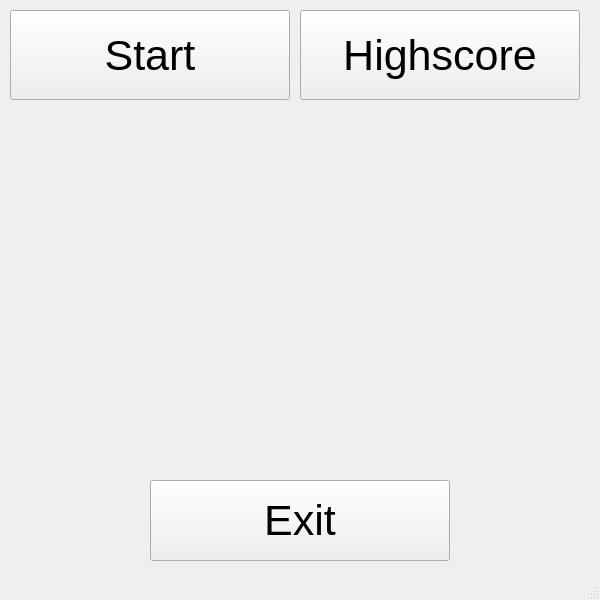
<?xml version="1.0" encoding="UTF-8"?>
<ui version="4.0">
 <class>StartPage</class>
 <widget class="QMainWindow" name="StartPage">
  <property name="geometry">
   <rect>
    <x>0</x>
    <y>0</y>
    <width>600</width>
    <height>600</height>
   </rect>
  </property>
  <property name="windowTitle">
   <string>MainWindow</string>
  </property>
  <widget class="QWidget" name="centralwidget">
   <widget class="QPushButton" name="startButton">
    <property name="geometry">
     <rect>
      <x>10</x>
      <y>10</y>
      <width>280</width>
      <height>90</height>
     </rect>
    </property>
    <property name="font">
     <font>
      <pointsize>32</pointsize>
     </font>
    </property>
    <property name="styleSheet">
     <string notr="true"/>
    </property>
    <property name="text">
     <string>Start</string>
    </property>
   </widget>
   <widget class="QPushButton" name="exitButton">
    <property name="geometry">
     <rect>
      <x>150</x>
      <y>480</y>
      <width>300</width>
      <height>81</height>
     </rect>
    </property>
    <property name="font">
     <font>
      <pointsize>32</pointsize>
     </font>
    </property>
    <property name="text">
     <string>Exit</string>
    </property>
   </widget>
   <widget class="QPushButton" name="highscoreButton">
    <property name="geometry">
     <rect>
      <x>300</x>
      <y>10</y>
      <width>280</width>
      <height>90</height>
     </rect>
    </property>
    <property name="font">
     <font>
      <pointsize>32</pointsize>
     </font>
    </property>
    <property name="text">
     <string>Highscore</string>
    </property>
   </widget>
   <zorder>startButton</zorder>
   <zorder>highscoreButton</zorder>
   <zorder>exitButton</zorder>
  </widget>
  <widget class="QMenuBar" name="menubar">
   <property name="geometry">
    <rect>
     <x>0</x>
     <y>0</y>
     <width>600</width>
     <height>22</height>
    </rect>
   </property>
  </widget>
  <widget class="QStatusBar" name="statusbar"/>
 </widget>
 <resources/>
 <connections/>
</ui>
